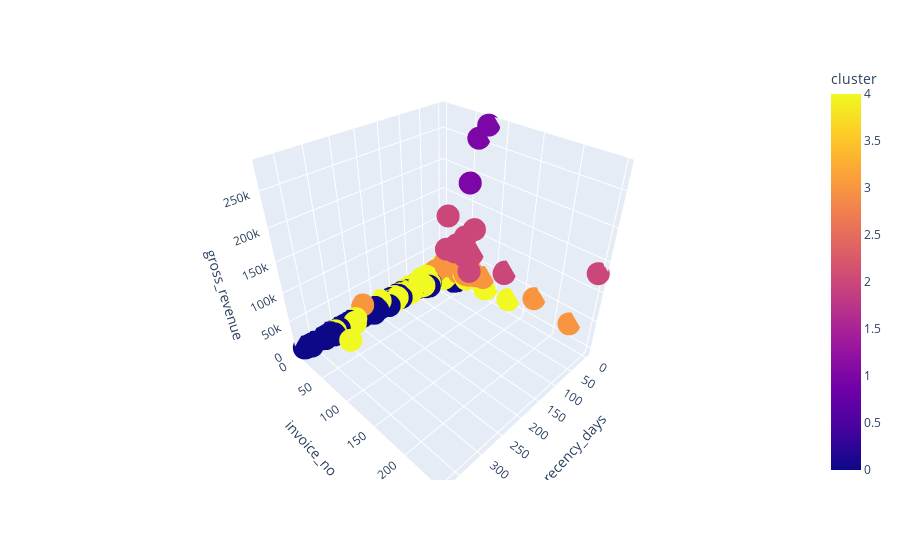

This figure's notebook cell:
### Markdown cell above
### 9.1. Visualization Inspection

### Code cell
#fig = px.scatter_3d( df9, x='recency_days', y='invoice_no', z='gross_revenue', color='cluster' )
#fig.show()

### Figure 1 — Plotly figure (JSON) as saved in the notebook; plotly's stock layout.template omitted (floating-point values rounded to 4 significant figures; data arrays with more than 128 entries replaced by an {"elided": "..."} marker saying what was removed)
{"data": [{"hovertemplate": "recency_days=%{x}<br>invoice_no=%{y}<br>gross_revenue=%{z}<br>cluster=%{marker.color}<extra></extra>", "legendgroup": "", "marker": {"color": {"elided": "4372 int values"}, "coloraxis": "coloraxis", "symbol": "circle"}, "mode": "markers", "name": "", "scene": "scene", "showlegend": false, "type": "scatter3d", "x": {"elided": "4372 int values"}, "y": {"elided": "4372 int values"}, "z": {"elided": "4372 float values"}}], "layout": {"coloraxis": {"colorbar": {"title": {"text": "cluster"}}, "colorscale": [[0, "#0d0887"], [0.1111, "#46039f"], [0.2222, "#7201a8"], [0.3333, "#9c179e"], [0.4444, "#bd3786"], [0.5556, "#d8576b"], [0.6667, "#ed7953"], [0.7778, "#fb9f3a"], [0.8889, "#fdca26"], [1, "#f0f921"]]}, "legend": {"tracegroupgap": 0}, "margin": {"t": 60}, "scene": {"domain": {"x": [0, 1], "y": [0, 1]}, "xaxis": {"title": {"text": "recency_days"}}, "yaxis": {"title": {"text": "invoice_no"}}, "zaxis": {"title": {"text": "gross_revenue"}}}}}
